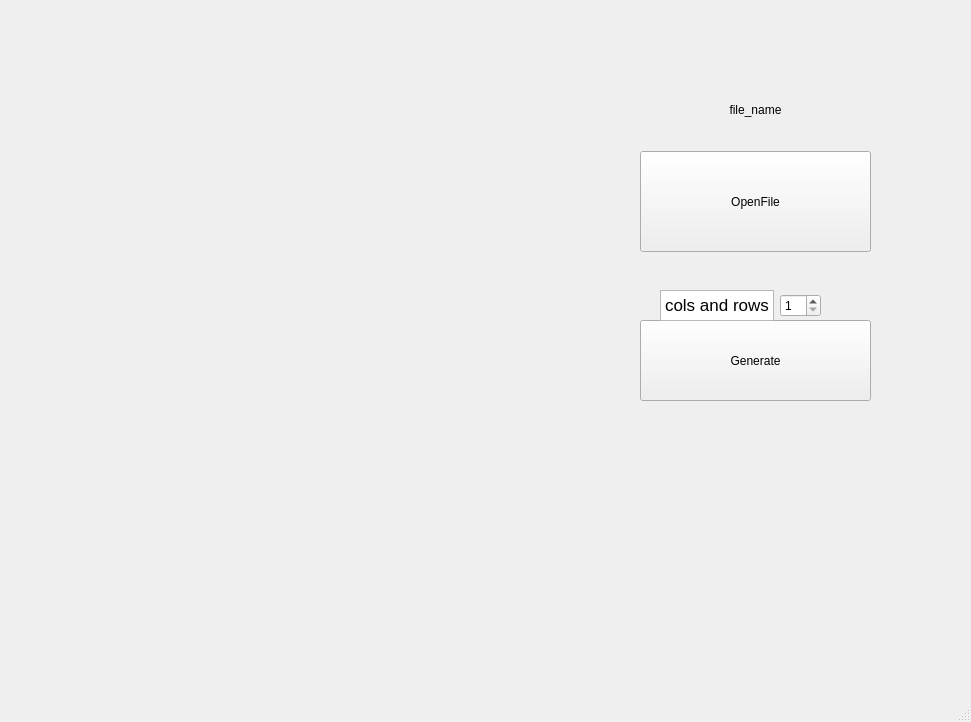
<?xml version="1.0" encoding="UTF-8"?>
<ui version="4.0">
 <class>view</class>
 <widget class="QMainWindow" name="view">
  <property name="geometry">
   <rect>
    <x>0</x>
    <y>0</y>
    <width>971</width>
    <height>722</height>
   </rect>
  </property>
  <property name="windowTitle">
   <string>view</string>
  </property>
  <widget class="QWidget" name="centralwidget">
   <widget class="QLabel" name="file_name">
    <property name="geometry">
     <rect>
      <x>640</x>
      <y>100</y>
      <width>231</width>
      <height>20</height>
     </rect>
    </property>
    <property name="text">
     <string>file_name</string>
    </property>
    <property name="alignment">
     <set>Qt::AlignCenter</set>
    </property>
   </widget>
   <widget class="QPushButton" name="OpenFIle">
    <property name="geometry">
     <rect>
      <x>640</x>
      <y>151</y>
      <width>231</width>
      <height>101</height>
     </rect>
    </property>
    <property name="text">
     <string>OpenFile</string>
    </property>
   </widget>
   <widget class="QWidget" name="maze_board" native="true">
    <property name="enabled">
     <bool>true</bool>
    </property>
    <property name="geometry">
     <rect>
      <x>12</x>
      <y>12</y>
      <width>500</width>
      <height>500</height>
     </rect>
    </property>
   </widget>
   <widget class="QPushButton" name="BtnGenerateMaze">
    <property name="geometry">
     <rect>
      <x>640</x>
      <y>320</y>
      <width>231</width>
      <height>81</height>
     </rect>
    </property>
    <property name="text">
     <string>Generate</string>
    </property>
   </widget>
   <widget class="QWidget" name="horizontalLayoutWidget">
    <property name="geometry">
     <rect>
      <x>660</x>
      <y>290</y>
      <width>161</width>
      <height>31</height>
     </rect>
    </property>
    <layout class="QHBoxLayout" name="horizontalLayout">
     <item>
      <widget class="QTextBrowser" name="textBrowser">
       <property name="html">
        <string>&lt;!DOCTYPE HTML PUBLIC &quot;-//W3C//DTD HTML 4.0//EN&quot; &quot;http://www.w3.org/TR/REC-html40/strict.dtd&quot;&gt;
&lt;html&gt;&lt;head&gt;&lt;meta name=&quot;qrichtext&quot; content=&quot;1&quot; /&gt;&lt;meta charset=&quot;utf-8&quot; /&gt;&lt;style type=&quot;text/css&quot;&gt;
p, li { white-space: pre-wrap; }
&lt;/style&gt;&lt;/head&gt;&lt;body style=&quot; font-family:'.AppleSystemUIFont'; font-size:13pt; font-weight:400; font-style:normal;&quot;&gt;
&lt;p style=&quot; margin-top:0px; margin-bottom:0px; margin-left:0px; margin-right:0px; -qt-block-indent:0; text-indent:0px;&quot;&gt;cols and rows&lt;/p&gt;&lt;/body&gt;&lt;/html&gt;</string>
       </property>
      </widget>
     </item>
     <item>
      <widget class="QSpinBox" name="spinBox_cols">
       <property name="minimum">
        <number>1</number>
       </property>
       <property name="maximum">
        <number>20</number>
       </property>
      </widget>
     </item>
    </layout>
   </widget>
  </widget>
  <widget class="QMenuBar" name="menubar">
   <property name="geometry">
    <rect>
     <x>0</x>
     <y>0</y>
     <width>971</width>
     <height>24</height>
    </rect>
   </property>
  </widget>
  <widget class="QStatusBar" name="statusbar"/>
 </widget>
 <resources/>
 <connections/>
</ui>
